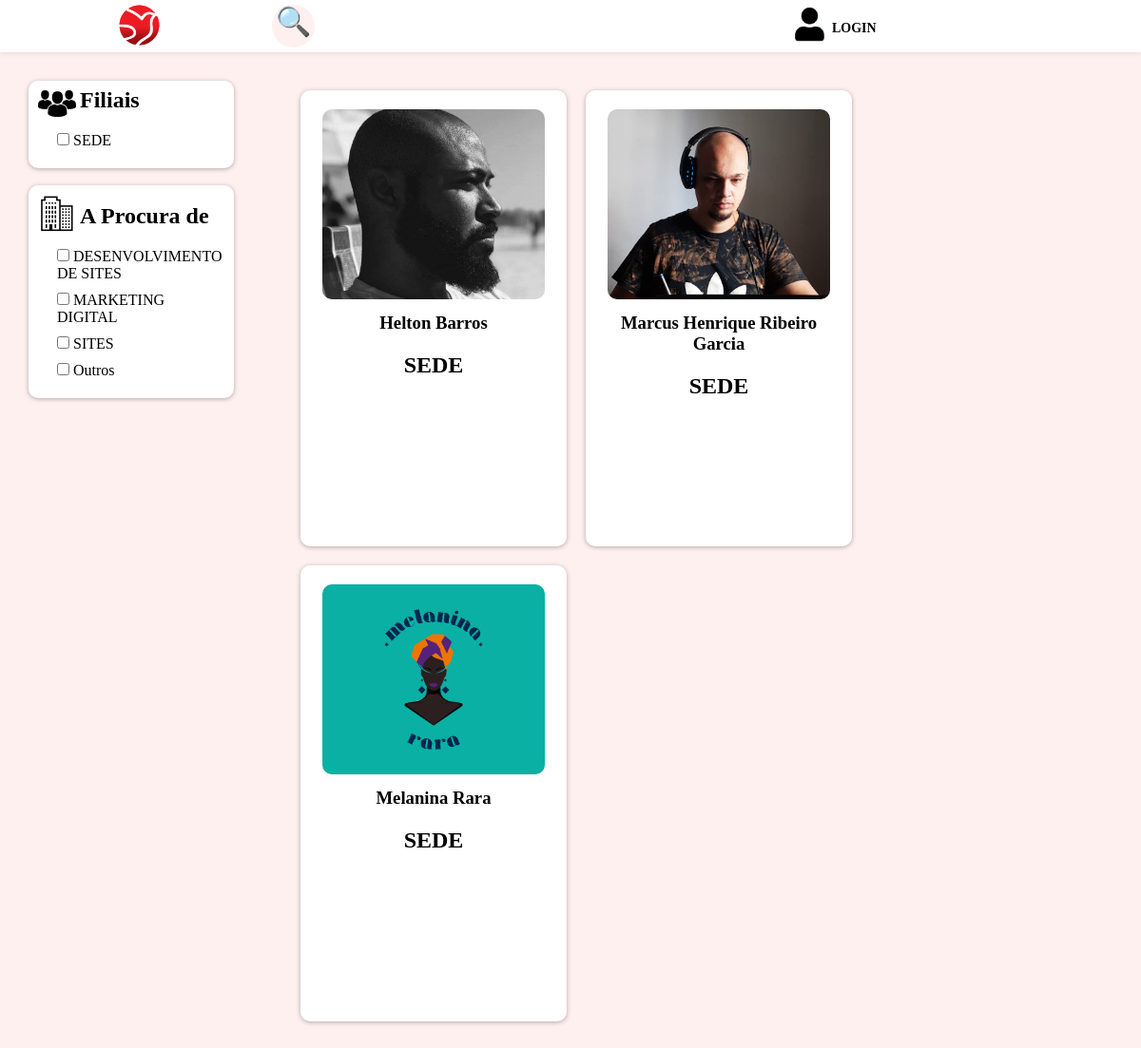
Screenshot of /clientes with the database file from the repository.
### tables this page shows
CREATE TABLE `tb_filial` (
  `id` int(11) NOT NULL,
  `nome` varchar(255) NOT NULL,
  `slug` varchar(255) NOT NULL
);

CREATE TABLE `tb_user` (
  `id` int(11) NOT NULL,
  `login` varchar(255) NOT NULL,
  `email` varchar(255) NOT NULL,
  `confirma_email` varchar(255) NOT NULL,
  `nome` varchar(255) NOT NULL,
  `tipo_login` varchar(255) NOT NULL,
  `cpf_cnpj` varchar(255) NOT NULL,
  `endereco` varchar(255) NOT NULL,
  `carteirinha` varchar(255) NOT NULL,
  `filial_id` int(11) NOT NULL,
  `senha` varchar(255) NOT NULL,
  `img_perfil` varchar(255) NOT NULL,
  `descricao` text NOT NULL,
  `troca_senha` varchar(255) NOT NULL
);

### classes/MySql.php (called while the page is built)
<?php
	class MySql{
		private static $pdo;
		public static function conectar(){
			if(self::$pdo == null){
				try{
					self::$pdo = new PDO('mysql:host='.HOST.';dbname='.DATABASE,USER,PASSWORD,array(PDO::MYSQL_ATTR_INIT_COMMAND => "SET NAMES utf8"));
					self::$pdo->setAttribute(PDO::ATTR_ERRMODE,PDO::ERRMODE_EXCEPTION);
				}catch(Exception $e){
					echo '<h2 style="color:red;">Erro ao Conectar!</h2>';
				}
			}
			return self::$pdo;
		}
	}
?>

### pages/clientes.php (the view, shortened to what this page needs)
<?php
	if(isset($_GET['pesquisa_filial'])){
		$sql = MySql::conectar()->prepare("SELECT * FROM `tb_user` WHERE `filial_id` = ?");
		$sql->execute(array($_GET['pesquisa_filial']));
	}else{
		$sql = MySql::conectar()->prepare("SELECT * FROM `tb_user`");
		$sql->execute();
	}
	$listaUsers = $sql->fetchAll();
 ?>
<section class="section-empresas section-clientes">
	<div class="section-left">
		<div class="box">
			<img src="<?php INCLUDE_PATH ?>images/clientes01_tamanho_01.png">
			<h2> Filiais</h2>
			<form method="post" class="filiais" action="<?php INCLUDE_PATH ?>ajax/clientes.ajax.php">
				<?php
					$sql = MySql::conectar()->prepare("SELECT * FROM `tb_filial`");
					$sql->execute();
					$listaFilial = $sql->fetchAll();
					foreach ($listaFilial as $key => $value) { ?>
				<div>
					<input type="checkbox" name="<?php echo $value['id'] ?>" <?php if(isset($_GET['pesquisa_filial']) && $_GET['pesquisa_filial'] == $value['id']){echo 'checked';} ?>>
					<label><?php echo strtoupper($value['nome']);  ?></label>
				</div>
				<?php } ?>
			</form>
		</div>
		<br>
		<div class="box">
			<img src="<?php INCLUDE_PATH ?>images/empresa01_tamanho_01.png">
			<h2> A Procura de</h2>
			<form method="post" class="categorias-cliente" action="<?php INCLUDE_PATH ?>ajax/clientes.ajax.php">
				<?php
					$sql = MySql::conectar()->prepare("SELECT * FROM `tb_categoria.empresa` ORDER BY `nome`");
					$sql->execute();
					$listaCategoria = $sql->fetchAll();
					foreach ($listaCategoria as $key => $value) { ?>
				<div>
					<input type="checkbox" name="<?php echo $value['id'] ?>">
					<label><?php echo strtoupper($value['nome']);  ?></label>
				</div>
				<?php } ?>
				<div>
					<input type="checkbox" name="outros">
					<label>Outros</label>
				</div>
			</form>
		</div>
	</div>
	<div class="section-center">
		<?php
			foreach ($listaUsers as $key => $value) {
				$sql = MySql::conectar()->prepare("SELECT * FROM `tb_filial` WHERE `id` = ?");
				$sql->execute(array($value['filial_id']));
				if($sql->rowCount() > 0){
					$filial_dados_user = $sql->fetch();
				}
				else{
					$filial_dados_user['nome'] = 'NÃO PREENCHEU A FILIAL';
				}
		?>
		<div class="empresa-single">
			<div class="box" href="<?php echo INCLUDE_PATH ?>perfil/<?php echo $value['login'] ?>">
				<?php if($value['img_perfil'] == ''){ ?>
				<img src="<?php echo INCLUDE_PATH ?>images/clientevazio.JPG">
			<?php }else{ ?>
				<img src="<?php echo INCLUDE_PATH ?>uploads/<?php echo $value['img_perfil'] ?>">
			<?php } ?>
				<h3><?php echo $value['nome']; ?></h3>
	 			<h2><?php echo $filial_dados_user['nome'] ?></h2>
			</div>
		</div>
			<?php } ?>
	</div>
</section>

### index.php (shortened to what this page needs)
<?php
	$url = isset($_GET['url']) ? $_GET['url'] : 'home';
?>
<!DOCTYPE html>
<html>
<head>
	<link href="<?php echo INCLUDE_PATH; ?>css/style.css" type="text/css" rel="stylesheet" />
</head>
<body>
	<header>
		<div class="header-logo">
			<div class="section-left">
				<div class="header-logo-img">
					<a href="<?php echo INCLUDE_PATH; ?>home"><img src="<?php echo INCLUDE_PATH; ?>images/logo01_tamanho_01.png"></a>
				</div>
				<div class="header-logo-form-mobile">
					<p>&#x1f50d;</p>
				</div>
			</div>
			<div class="section-center">
			</div>
			<div class="section-right">
				<?php
					if(isset($_COOKIE['user']) && isset($_COOKIE['senha'])){
						$sql = MySql::conectar()->prepare("SELECT * FROM `tb_user` WHERE `login` = ? AND `senha` = ?");
						$sql->execute(array($_COOKIE['user'],$_COOKIE['senha']));
						if($sql->rowCount() > 0){
							$validaLogin = $sql->fetch();?>
							<a href="" class="logo-logado"><div class="header-menu-desktop-single"><div>
								<?php if($validaLogin['img_perfil'] != ''){ ?>
									<img src="<?php echo INCLUDE_PATH ?>uploads/<?php echo $validaLogin['img_perfil'] ?>">
								<?php } else { ?>
									<img src="<?php echo INCLUDE_PATH ?>images/clientevazio.JPG">
								<?php } ?>
								<p><span><?php echo $validaLogin['login'] ?></span> ▼</p>
							</div></div></a>
							<a href="<?php echo INCLUDE_PATH ?>mensagens" class="messenger"><p><img src="<?php echo INCLUDE_PATH ?>images/messenger.png"></p></a>
							<div class="clear"></div>
							<div class="menu-logado">
								<div class="box">
									<a href="<?php echo INCLUDE_PATH ?>perfil/<?php echo $validaLogin['login'] ?>"><p>Meu Perfil</p></a>
									<div class="menu-logado-line"></div>
									<a href="<?php echo INCLUDE_PATH; ?>?logout" class="menu-logado-logout"><p>LOGOUT</p></a>
								</div>
							</div>
					<?php } else{ ?>
							<a class="logo-deslogado" href="<?php echo INCLUDE_PATH; ?>login"><div class="header-menu-desktop-single">
								<img src="<?php echo INCLUDE_PATH ?>images/clientevazio.JPG">
								<p>LOGIN</p>
							</div></a>
					<?php }
					}else{ ?>
						<a class="logo-deslogado"  href="<?php echo INCLUDE_PATH; ?>login"><div class="header-menu-desktop-single">
							<img src="<?php echo INCLUDE_PATH ?>images/clientevazio.JPG">
							<p>LOGIN</p>
						</div></a>
				<?php } ?>
			</div>
		</div>
	</header>
	<?php
		if(file_exists('pages/'.$url.'.php')){
			include('pages/'.$url.'.php');
		}
	?>
</body>
</html>

### rows the page displays
tb_filial: nome "SEDE"
tb_categoria.empresa: nome "DESENVOLVIMENTO DE SITES"
tb_categoria.empresa: nome "MARKETING DIGITAL"
tb_categoria.empresa: nome "SITES"
tb_user: img_perfil (picture), nome "Helton Barros", filial.nome "SEDE"
tb_user: img_perfil (picture), nome "Marcus Henrique Ribeiro Garcia", filial.nome "SEDE"
tb_user: img_perfil (picture), nome "Melanina Rara", filial.nome "SEDE"
